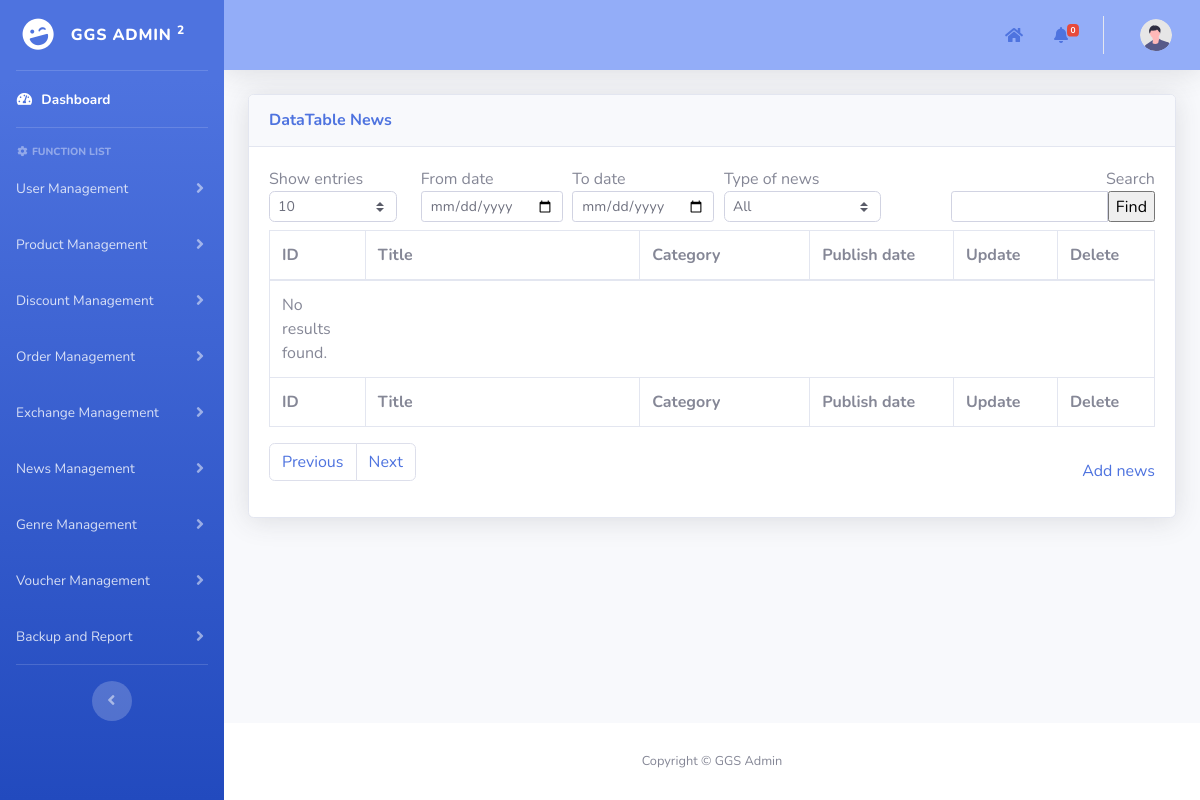
The page /admin/pages/newsManagement/news_management.php on the database as committed earlier.
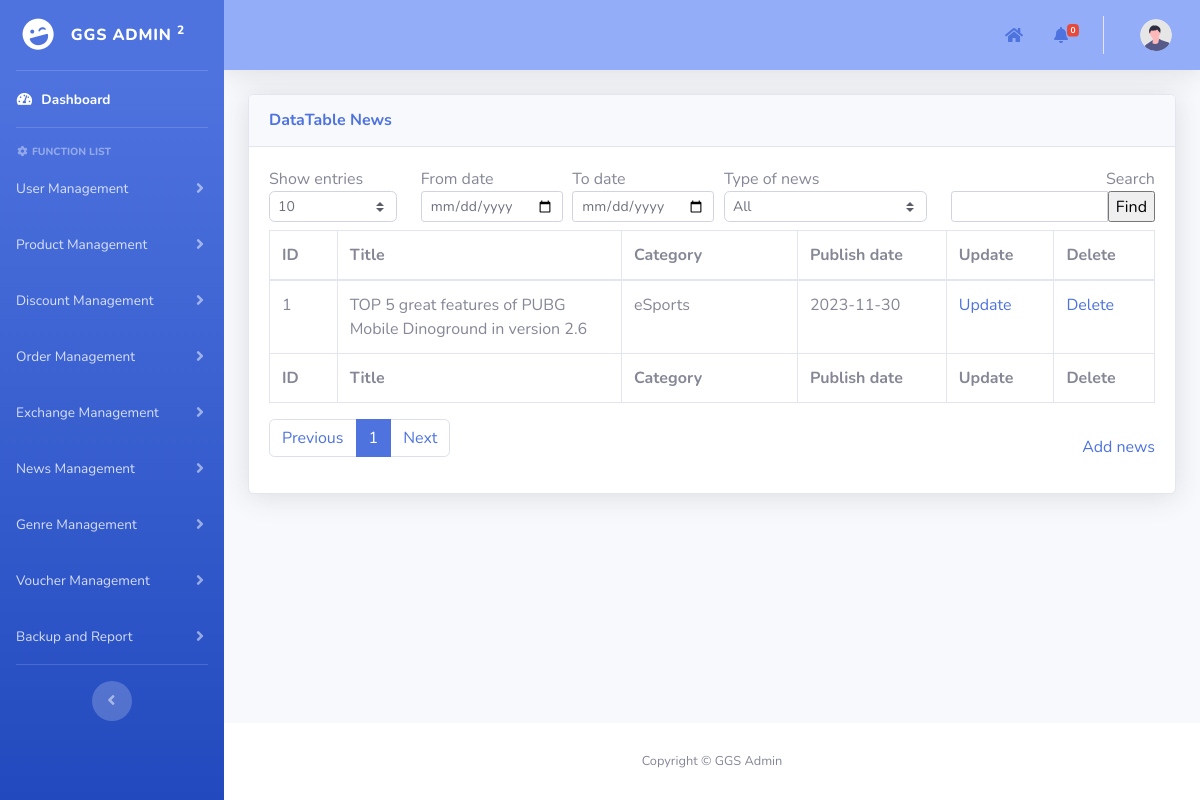
The same page on the database as committed later.
### tables this page shows
CREATE TABLE `news` (
  `id` int(11) NOT NULL AUTO_INCREMENT,
  `title` varchar(255) NOT NULL,
  `header` text NOT NULL,
  `footer` text NOT NULL,
  `publish_date` date NOT NULL,
  `news_type_id` int(11) NOT NULL,
  PRIMARY KEY (`id`),
  KEY `fk_type_id` (`news_type_id`),
  CONSTRAINT `fk_type_id` FOREIGN KEY (`news_type_id`) REFERENCES `news_type` (`id`) ON DELETE CASCADE ON UPDATE CASCADE
);

CREATE TABLE `news_type` (
  `id` int(11) NOT NULL AUTO_INCREMENT,
  `news_type_name` varchar(255) NOT NULL,
  PRIMARY KEY (`id`)
);

### admin/pages/add_template.php (called while the page is built, shortened)
<?php
include("../template/template.php");
?>

### admin/pages/newsManagement/news_management.php (the view, shortened to what the changed rows need)
<?php
include("../add_template.php");
function main()
{
    include("../../../mod/database_connection.php");
    $search = isset($_POST["search"]) ? $_POST["search"] : "";
    $show_entries = isset($_POST["show_entries"]) ? $_POST["show_entries"] : 10;
    $from_date = isset($_POST["from_date"]) ? $_POST["from_date"] : "";
    $to_date = isset($_POST["to_date"]) ? $_POST["to_date"] : "";
    if (isset($_GET['page'])) {
        $page = $_GET['page'];
    } else {
        $page = 1;
    }
    if ($page == 1) {
        $begin = 0;
    } else {
        $begin = ($page * $show_entries) - $show_entries;
    }
    $query = "SELECT n.*,t.news_type_name FROM news n, news_type t WHERE n.news_type_id = t.id AND title LIKE ? ";
    $params = array("%" . $search . "%");
    $stmt = $conn->prepare($query);
    $stmt->bind_param(str_repeat("s", count($params)), ...$params);
    if (!$stmt->execute()) {
        die("Execute failed: " . $stmt->error);
    }
    $result = $stmt->get_result();
    $total_num_rows = $result->num_rows;
    $total_page = ceil($total_num_rows / $show_entries);
    $query .= "LIMIT ?, ?";
    $params[] = $begin;
    $params[] = $show_entries;
    $stmt = $conn->prepare($query);
    $stmt->bind_param(str_repeat("s", count($params)), ...$params);
    if (!$stmt->execute()) {
        die("Execute failed: " . $stmt->error);
    }
    $result = $stmt->get_result();
    ?>
    <div class="container-fluid">
        <form method="post" name="frmDataDiscount">
            <div class="card shadow mb-4">
                <div class="card-body">
                    <div class="table-responsive">
                        <div id="dataTable_wrapper" class="dataTables_wrapper dt-bootstrap4">
                            <div id="table_data_return">
                                <div class="row">
                                    <div class="col-sm-12">
                                        <table class="table table-bordered dataTable" id="dataTable" width="100%"
                                            cellspacing="0" role="grid" aria-describedby="dataTable_info"
                                            style="width: 100%;">
                                            <thead>
                                                <tr role="row">
                                                    <th class="sorting sorting_asc" tabindex="0" aria-controls="dataTable"
                                                        rowspan="1" colspan="1" aria-sort="ascending"
                                                        aria-label="ID: activate to sort column descending"
                                                        style="width: 50px;">
                                                        ID
                                                    </th>
                                                    <th class="sorting" tabindex="0" aria-controls="dataTable" rowspan="1"
                                                        colspan="1" aria-label="Title: activate to sort column ascending"
                                                        style="width: 210px;">
                                                        Title</th>
                                                    <th class="sorting" tabindex="0" aria-controls="dataTable" rowspan="1"
                                                        colspan="1" style="width: 130px;"
                                                        aria-label="Category: activate to sort column ascending"
                                                        style="width: 150px;">
                                                        Category
                                                    </th>
                                                    <th class="sorting" tabindex="0" aria-controls="dataTable" rowspan="1"
                                                        colspan="1"
                                                        aria-label="Publish date: activate to sort column ascending"
                                                        style="width: 110px;">
                                                        Publish date
                                                    </th>
                                                    <th class="sorting" tabindex="0" aria-controls="dataTable" rowspan="1"
                                                        colspan="1" aria-label="Age: activate to sort column ascending"
                                                        style="width: 70px;">Update
                                                    </th>
                                                    <th class="sorting" tabindex="0" aria-controls="dataTable" rowspan="1"
                                                        colspan="1" aria-label="Age: activate to sort column ascending"
                                                        style="width: 70px;">Delete
                                                    </th>
                                                </tr>
                                            </thead>
                                            <tfoot>
                                                <tr>
                                                    <th rowspan="1" colspan="1">ID</th>
                                                    <th rowspan="1" colspan="1">Title</th>
                                                    <th rowspan="1" colspan="1">Category</th>
                                                    <th rowspan="1" colspan="1">Publish date</th>
                                                    <th rowspan="1" colspan="1">Update</th>
                                                    <th rowspan="1" colspan="1">Delete</th>
                                                </tr>
                                            </tfoot>
                                            <tbody>
                                                <?php
                                                if ($from_date != "" && $to_date != "" && $from_date > $to_date) {
                                                    echo '<td></td><td style="border: none;">Error: Start date must be greater than end date</td>';
                                                } else {
                                                    if ($result->num_rows > 0) {
                                                        while ($row = $result->fetch_assoc()) { ?>
                                                            <tr>
                                                                <td>
                                                                    <?php echo $row['id']; ?>
                                                                </td>
                                                                <td>
                                                                    <?php echo $row['title']; ?>
                                                                </td>
                                                                <td>
                                                                    <?php echo $row['news_type_name']; ?>
                                                                </td>
                                                                <td>
                                                                    <?php echo $row['publish_date']; ?>
                                                                </td>
                                                                <td><a href="update_news.php?id=<?php echo $row['id']; ?>">Update</a>
                                                                </td>
                                                                <td><a
                                                                        href="javascript:deleteItem(<?php echo $row['id']; ?>)">Delete</a>
                                                                </td>
                                                            </tr>
                                                            <?php
                                                        }
                                                    } else {
                                                        echo '<td style="border: none;">No results found.</td>';
                                                    }
                                                }
                                                ?>
                                            </tbody>
                                        </table>
                                    </div>
                                </div>
                                <div class="row">
                                    <div class="col-sm-12 col-md-6">
                                        <div class="dataTables_paginate paging_simple_numbers" id="dataTable_paginate">
                                            <ul class="pagination">
                                                <?php
                                                for ($i = 1; $i <= $total_page; $i++) { ?>
                                                    <li class="paginate_button page-item <?= ($i == $page) ? 'active' : '' ?>">
                                                        <a href="javascript:a('news_management.php?page=<?= $i; ?>')"
                                                            aria-controls="dataTable" data-dt-idx="<?= $i; ?>" tabindex="0"
                                                            class="page-link">
                                                            <?= $i; ?>
                                                        </a>
                                                    </li>
                                                <?php }
                                                ?>
                                            </ul>
                                        </div>
                                    </div>
                                </div>
                            </div>
                        </div>
                    </div>
                </div>
            </div>
        </form>
    </div>
<?php }
?>

Rows that differ between the two databases and show on the page:
added news: id "1", title "TOP 5 great features of PUBG Mobile Dinoground in version 2.6", news_type.news_type_name "eSports", publish_date "2023-11-30"
Other text that changed with them:
new list line: "1"
text no longer shown: "No results found."
